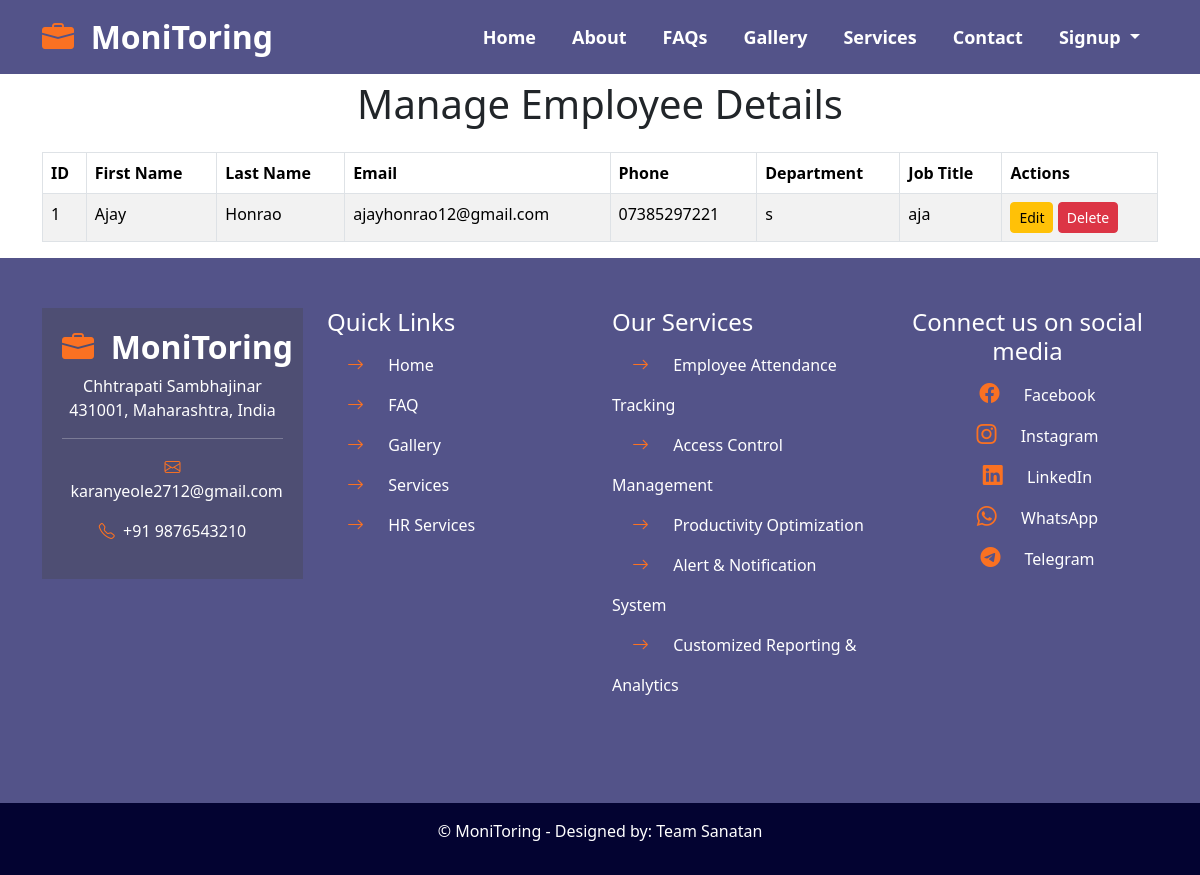
The app's page /manage_employees, older data.
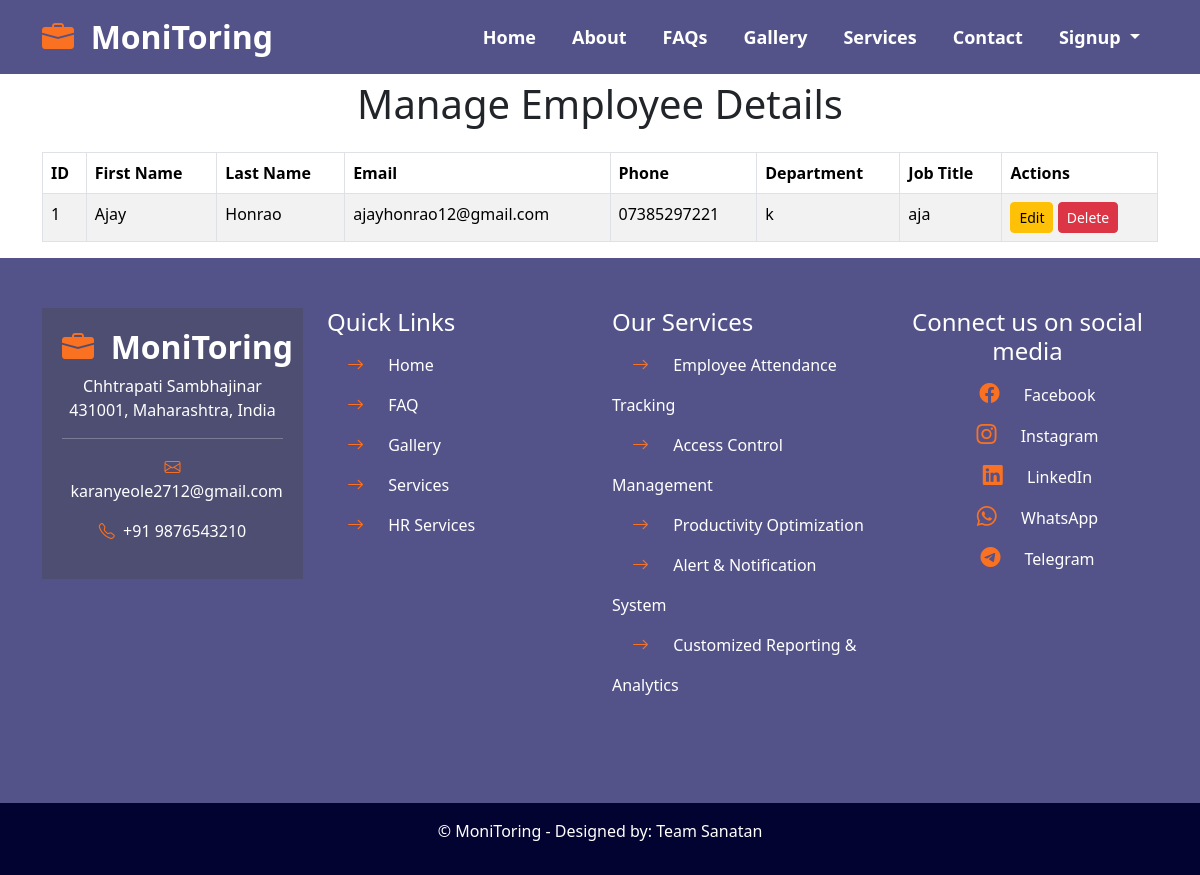
The same page, newer data.
### tables this page shows
CREATE TABLE employees (
            id INTEGER PRIMARY KEY AUTOINCREMENT,
            first_name TEXT,
            last_name TEXT,
            dob TEXT,
            gender TEXT,
            email TEXT,
            phone TEXT,
            address TEXT,
            job_title TEXT,
            department TEXT,
            salary REAL,
            emergency_contact_name TEXT,
            emergency_contact_phone TEXT
        );

### app.py (the view)
@app.route('/manage_employees', methods=['GET'])
def manage_employees():
    conn = sqlite3.connect('employees.db')
    cursor = conn.cursor()
    cursor.execute("SELECT * FROM employees")
    employees = cursor.fetchall()
    conn.close()
    return render_template("manage_employees.html", employees=employees)

### templates/manage_employees.html (shortened to what this page needs)
{% include 'top.html' %}
<div class="container" style="padding-top: 80px;">
    {% if not employee %}
        <h1 class="text-center mb-4">Manage Employee Details</h1>
        {% if not employees %}
        <div class="alert alert-warning text-center">
            No employees available. Please add employees to manage.
        </div>
        {% else %}
        <table class="table table-bordered table-striped">
            <thead>
                <tr>
                    <th>ID</th>
                    <th>First Name</th>
                    <th>Last Name</th>
                    <th>Email</th>
                    <th>Phone</th>
                    <th>Department</th>
                    <th>Job Title</th>
                    <th>Actions</th>
                </tr>
            </thead>
            <tbody>
                {% for employee in employees %}
                <tr>
                    <td>{{ employee[0] }}</td>
                    <td>{{ employee[1] }}</td>
                    <td>{{ employee[2] }}</td>
                    <td>{{ employee[5] }}</td>
                    <td>{{ employee[6] }}</td>
                    <td>{{ employee[9] }}</td>
                    <td>{{ employee[8] }}</td>
                    <td>
                        <a href="{{ url_for('edit_employee', employee_id=employee[0]) }}" class="btn btn-sm btn-warning">Edit</a>
                        <form action="{{ url_for('delete_employee', employee_id=employee[0]) }}" method="POST" style="display:inline;">
                            <button type="submit" class="btn btn-sm btn-danger">Delete</button>
                        </form>
                    </td>
                </tr>
                {% endfor %}
            </tbody>
        </table>
        {% endif %}
    {% endif %}
</div>
{% include 'bottom.html' %}

Row changes from the older to the newer data that the page shows:
changed employees "Ajay": department "s" → "k"
